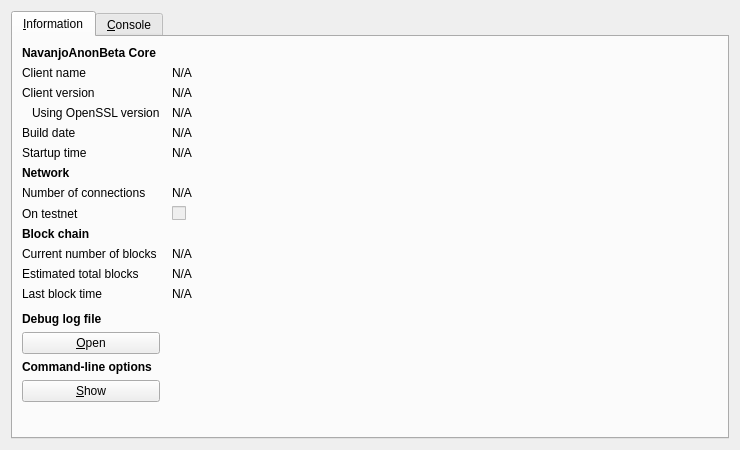
<?xml version="1.0" encoding="UTF-8"?>
<ui version="4.0">
 <class>RPCConsole</class>
 <widget class="QDialog" name="RPCConsole">
  <property name="geometry">
   <rect>
    <x>0</x>
    <y>0</y>
    <width>740</width>
    <height>450</height>
   </rect>
  </property>
  <property name="windowTitle">
   <string>NavajoAnonBeta - Debug window</string>
  </property>
  <layout class="QVBoxLayout" name="verticalLayout_2">
   <item>
    <widget class="QTabWidget" name="tabWidget">
     <property name="currentIndex">
      <number>0</number>
     </property>
     <widget class="QWidget" name="tab_info">
      <attribute name="title">
       <string>&amp;Information</string>
      </attribute>
      <layout class="QGridLayout" name="gridLayout" columnstretch="0,1">
       <property name="horizontalSpacing">
        <number>12</number>
       </property>
       <item row="0" column="0">
        <widget class="QLabel" name="label_9">
         <property name="font">
          <font>
           <weight>75</weight>
           <bold>true</bold>
          </font>
         </property>
         <property name="text">
          <string>NavanjoAnonBeta Core</string>
         </property>
        </widget>
       </item>
       <item row="1" column="0">
        <widget class="QLabel" name="label_5">
         <property name="text">
          <string>Client name</string>
         </property>
        </widget>
       </item>
       <item row="1" column="1">
        <widget class="QLabel" name="clientName">
         <property name="cursor">
          <cursorShape>IBeamCursor</cursorShape>
         </property>
         <property name="text">
          <string>N/A</string>
         </property>
         <property name="textFormat">
          <enum>Qt::PlainText</enum>
         </property>
         <property name="textInteractionFlags">
          <set>Qt::LinksAccessibleByMouse|Qt::TextSelectableByKeyboard|Qt::TextSelectableByMouse</set>
         </property>
        </widget>
       </item>
       <item row="2" column="0">
        <widget class="QLabel" name="label_6">
         <property name="text">
          <string>Client version</string>
         </property>
        </widget>
       </item>
       <item row="2" column="1">
        <widget class="QLabel" name="clientVersion">
         <property name="cursor">
          <cursorShape>IBeamCursor</cursorShape>
         </property>
         <property name="text">
          <string>N/A</string>
         </property>
         <property name="textFormat">
          <enum>Qt::PlainText</enum>
         </property>
         <property name="textInteractionFlags">
          <set>Qt::LinksAccessibleByMouse|Qt::TextSelectableByKeyboard|Qt::TextSelectableByMouse</set>
         </property>
        </widget>
       </item>
       <item row="3" column="0">
        <widget class="QLabel" name="label_14">
         <property name="text">
          <string>Using OpenSSL version</string>
         </property>
         <property name="indent">
          <number>10</number>
         </property>
        </widget>
       </item>
       <item row="3" column="1">
        <widget class="QLabel" name="openSSLVersion">
         <property name="cursor">
          <cursorShape>IBeamCursor</cursorShape>
         </property>
         <property name="text">
          <string>N/A</string>
         </property>
         <property name="textFormat">
          <enum>Qt::PlainText</enum>
         </property>
         <property name="textInteractionFlags">
          <set>Qt::LinksAccessibleByMouse|Qt::TextSelectableByKeyboard|Qt::TextSelectableByMouse</set>
         </property>
        </widget>
       </item>
       <item row="4" column="0">
        <widget class="QLabel" name="label_12">
         <property name="text">
          <string>Build date</string>
         </property>
        </widget>
       </item>
       <item row="4" column="1">
        <widget class="QLabel" name="buildDate">
         <property name="cursor">
          <cursorShape>IBeamCursor</cursorShape>
         </property>
         <property name="text">
          <string>N/A</string>
         </property>
         <property name="textFormat">
          <enum>Qt::PlainText</enum>
         </property>
         <property name="textInteractionFlags">
          <set>Qt::LinksAccessibleByMouse|Qt::TextSelectableByKeyboard|Qt::TextSelectableByMouse</set>
         </property>
        </widget>
       </item>
       <item row="5" column="0">
        <widget class="QLabel" name="label_13">
         <property name="text">
          <string>Startup time</string>
         </property>
        </widget>
       </item>
       <item row="5" column="1">
        <widget class="QLabel" name="startupTime">
         <property name="cursor">
          <cursorShape>IBeamCursor</cursorShape>
         </property>
         <property name="text">
          <string>N/A</string>
         </property>
         <property name="textFormat">
          <enum>Qt::PlainText</enum>
         </property>
         <property name="textInteractionFlags">
          <set>Qt::LinksAccessibleByMouse|Qt::TextSelectableByKeyboard|Qt::TextSelectableByMouse</set>
         </property>
        </widget>
       </item>
       <item row="6" column="0">
        <widget class="QLabel" name="label_11">
         <property name="font">
          <font>
           <weight>75</weight>
           <bold>true</bold>
          </font>
         </property>
         <property name="text">
          <string>Network</string>
         </property>
        </widget>
       </item>
       <item row="7" column="0">
        <widget class="QLabel" name="label_7">
         <property name="text">
          <string>Number of connections</string>
         </property>
        </widget>
       </item>
       <item row="7" column="1">
        <widget class="QLabel" name="numberOfConnections">
         <property name="cursor">
          <cursorShape>IBeamCursor</cursorShape>
         </property>
         <property name="text">
          <string>N/A</string>
         </property>
         <property name="textFormat">
          <enum>Qt::PlainText</enum>
         </property>
         <property name="textInteractionFlags">
          <set>Qt::LinksAccessibleByMouse|Qt::TextSelectableByKeyboard|Qt::TextSelectableByMouse</set>
         </property>
        </widget>
       </item>
       <item row="8" column="0">
        <widget class="QLabel" name="label_8">
         <property name="text">
          <string>On testnet</string>
         </property>
        </widget>
       </item>
       <item row="8" column="1">
        <widget class="QCheckBox" name="isTestNet">
         <property name="enabled">
          <bool>false</bool>
         </property>
         <property name="text">
          <string/>
         </property>
        </widget>
       </item>
       <item row="9" column="0">
        <widget class="QLabel" name="label_10">
         <property name="font">
          <font>
           <weight>75</weight>
           <bold>true</bold>
          </font>
         </property>
         <property name="text">
          <string>Block chain</string>
         </property>
        </widget>
       </item>
       <item row="10" column="0">
        <widget class="QLabel" name="label_3">
         <property name="text">
          <string>Current number of blocks</string>
         </property>
        </widget>
       </item>
       <item row="10" column="1">
        <widget class="QLabel" name="numberOfBlocks">
         <property name="cursor">
          <cursorShape>IBeamCursor</cursorShape>
         </property>
         <property name="text">
          <string>N/A</string>
         </property>
         <property name="textFormat">
          <enum>Qt::PlainText</enum>
         </property>
         <property name="textInteractionFlags">
          <set>Qt::LinksAccessibleByMouse|Qt::TextSelectableByKeyboard|Qt::TextSelectableByMouse</set>
         </property>
        </widget>
       </item>
       <item row="11" column="0">
        <widget class="QLabel" name="label_4">
         <property name="text">
          <string>Estimated total blocks</string>
         </property>
        </widget>
       </item>
       <item row="11" column="1">
        <widget class="QLabel" name="totalBlocks">
         <property name="cursor">
          <cursorShape>IBeamCursor</cursorShape>
         </property>
         <property name="text">
          <string>N/A</string>
         </property>
         <property name="textFormat">
          <enum>Qt::PlainText</enum>
         </property>
         <property name="textInteractionFlags">
          <set>Qt::LinksAccessibleByMouse|Qt::TextSelectableByKeyboard|Qt::TextSelectableByMouse</set>
         </property>
        </widget>
       </item>
       <item row="12" column="0">
        <widget class="QLabel" name="label_2">
         <property name="text">
          <string>Last block time</string>
         </property>
        </widget>
       </item>
       <item row="12" column="1">
        <widget class="QLabel" name="lastBlockTime">
         <property name="cursor">
          <cursorShape>IBeamCursor</cursorShape>
         </property>
         <property name="text">
          <string>N/A</string>
         </property>
         <property name="textFormat">
          <enum>Qt::PlainText</enum>
         </property>
         <property name="textInteractionFlags">
          <set>Qt::LinksAccessibleByMouse|Qt::TextSelectableByKeyboard|Qt::TextSelectableByMouse</set>
         </property>
        </widget>
       </item>
       <item row="13" column="0">
        <spacer name="verticalSpacer_2">
         <property name="orientation">
          <enum>Qt::Vertical</enum>
         </property>
         <property name="sizeHint" stdset="0">
          <size>
           <width>20</width>
           <height>20</height>
          </size>
         </property>
        </spacer>
       </item>
       <item row="14" column="0">
        <widget class="QLabel" name="labelDebugLogfile">
         <property name="font">
          <font>
           <weight>75</weight>
           <bold>true</bold>
          </font>
         </property>
         <property name="text">
          <string>Debug log file</string>
         </property>
        </widget>
       </item>
       <item row="15" column="0">
        <widget class="QPushButton" name="openDebugLogfileButton">
         <property name="toolTip">
          <string>Open the NavajoAnonBeta/NavajoAnonBeta debug log file from the current data directory. This can take a few seconds for large log files.</string>
         </property>
         <property name="text">
          <string>&amp;Open</string>
         </property>
         <property name="autoDefault">
          <bool>false</bool>
         </property>
        </widget>
       </item>
       <item row="16" column="0">
        <widget class="QLabel" name="labelCLOptions">
         <property name="font">
          <font>
           <weight>75</weight>
           <bold>true</bold>
          </font>
         </property>
         <property name="text">
          <string>Command-line options</string>
         </property>
        </widget>
       </item>
       <item row="17" column="0">
        <widget class="QPushButton" name="showCLOptionsButton">
         <property name="toolTip">
          <string>Show the NavajoAnonBeta/NavajoAnonBeta-Qt help message to get a list with possible NavajoAnonBeta/NavajoAnonBeta command-line options.</string>
         </property>
         <property name="text">
          <string>&amp;Show</string>
         </property>
         <property name="autoDefault">
          <bool>false</bool>
         </property>
        </widget>
       </item>
       <item row="18" column="0">
        <spacer name="verticalSpacer">
         <property name="orientation">
          <enum>Qt::Vertical</enum>
         </property>
         <property name="sizeHint" stdset="0">
          <size>
           <width>20</width>
           <height>40</height>
          </size>
         </property>
        </spacer>
       </item>
      </layout>
     </widget>
     <widget class="QWidget" name="tab_console">
      <attribute name="title">
       <string>&amp;Console</string>
      </attribute>
      <layout class="QVBoxLayout" name="verticalLayout_3">
       <property name="spacing">
        <number>3</number>
       </property>
       <item>
        <widget class="QTextEdit" name="messagesWidget">
         <property name="minimumSize">
          <size>
           <width>0</width>
           <height>100</height>
          </size>
         </property>
         <property name="readOnly">
          <bool>true</bool>
         </property>
         <property name="tabKeyNavigation" stdset="0">
          <bool>false</bool>
         </property>
         <property name="columnCount" stdset="0">
          <number>2</number>
         </property>
        </widget>
       </item>
       <item>
        <layout class="QHBoxLayout" name="horizontalLayout">
         <property name="spacing">
          <number>3</number>
         </property>
         <item>
          <widget class="QLabel" name="label">
           <property name="text">
            <string notr="true">&gt;</string>
           </property>
          </widget>
         </item>
         <item>
          <widget class="QLineEdit" name="lineEdit"/>
         </item>
         <item>
          <widget class="QPushButton" name="clearButton">
           <property name="maximumSize">
            <size>
             <width>24</width>
             <height>24</height>
            </size>
           </property>
           <property name="toolTip">
            <string>Clear console</string>
           </property>
           <property name="text">
            <string/>
           </property>
           <property name="icon">
            <iconset resource="../bitcoin.qrc">
             <normaloff>:/icons/remove</normaloff>:/icons/remove</iconset>
           </property>
           <property name="shortcut">
            <string notr="true">Ctrl+L</string>
           </property>
           <property name="autoDefault">
            <bool>false</bool>
           </property>
          </widget>
         </item>
        </layout>
       </item>
      </layout>
     </widget>
    </widget>
   </item>
  </layout>
 </widget>
 <resources>
  <include location="../bitcoin.qrc"/>
 </resources>
 <connections/>
</ui>
